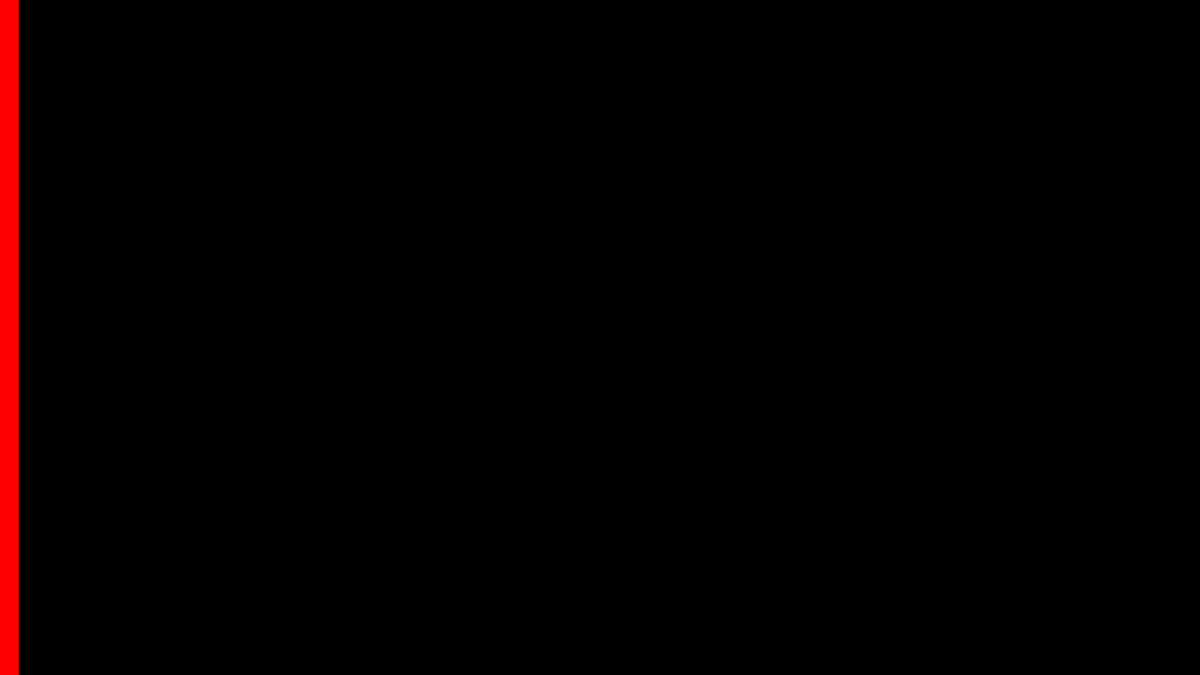
Frame 1 (no input)
Frame 60 (the mouse pressed at the canvas centre just before this capture): identical to frame 1, image omitted
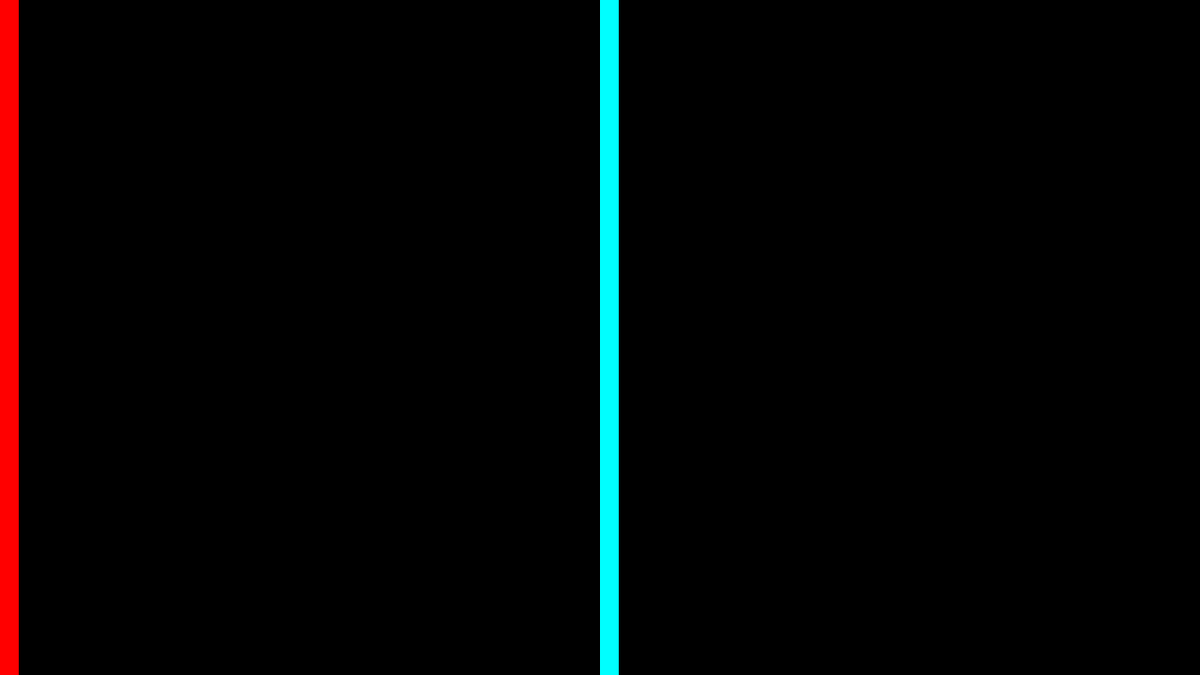
Frame 120 (the mouse held since frame 60 and released just before this capture)

The Processing sketch that drew these frames (run headless with seeded random() and noise(); from frame 60 on, the mouse is pressed at the canvas centre):

// Processing sketch: hue
// ── hue.pde

int barWidth = 20;
int lastBar = -1;

void setup()
{
  size(1280, 720);
  colorMode(HSB, height, height, height);
  noStroke();
  background(0);
}

void draw()
{
  int whichBar = mouseX / barWidth;
  if (whichBar != lastBar) {
    int barX = whichBar * barWidth;
    fill(mouseY, height, height);
    rect(barX, 0, barWidth, height);
    lastBar = whichBar;
  }
  System.out.println(whichBar);
}
